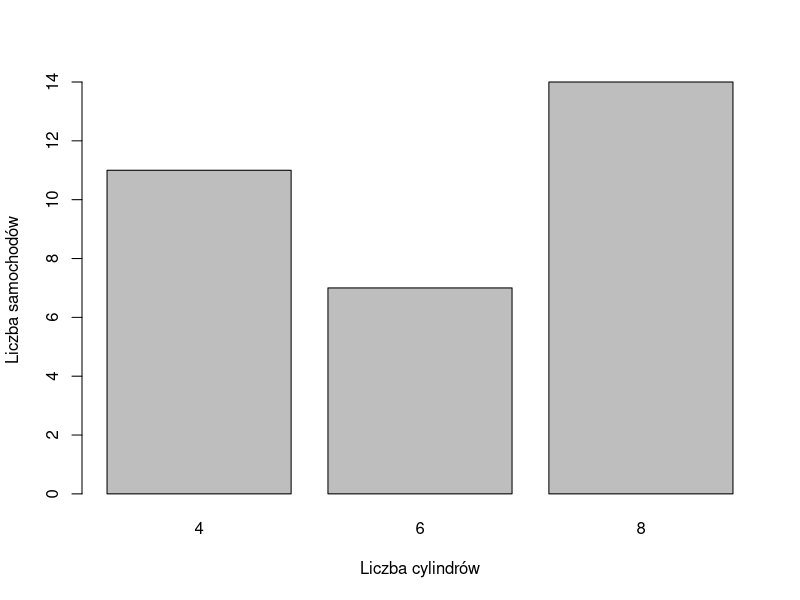
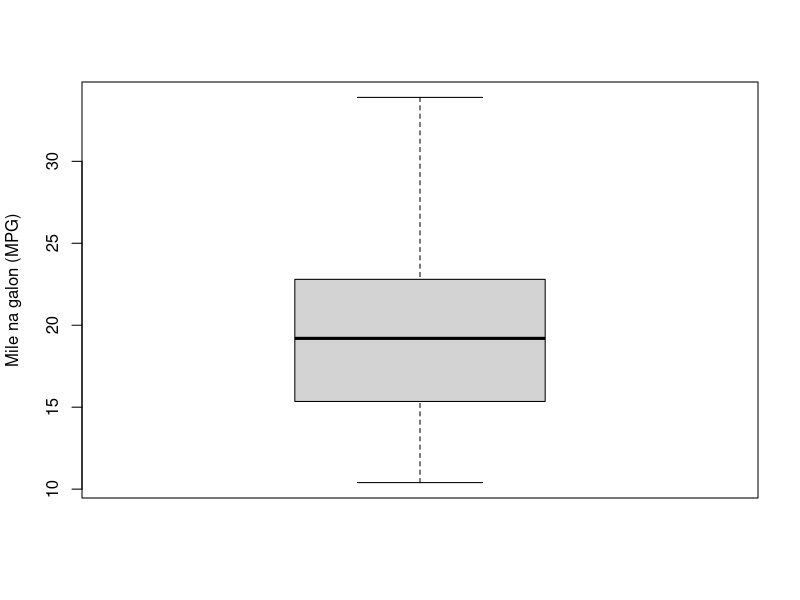
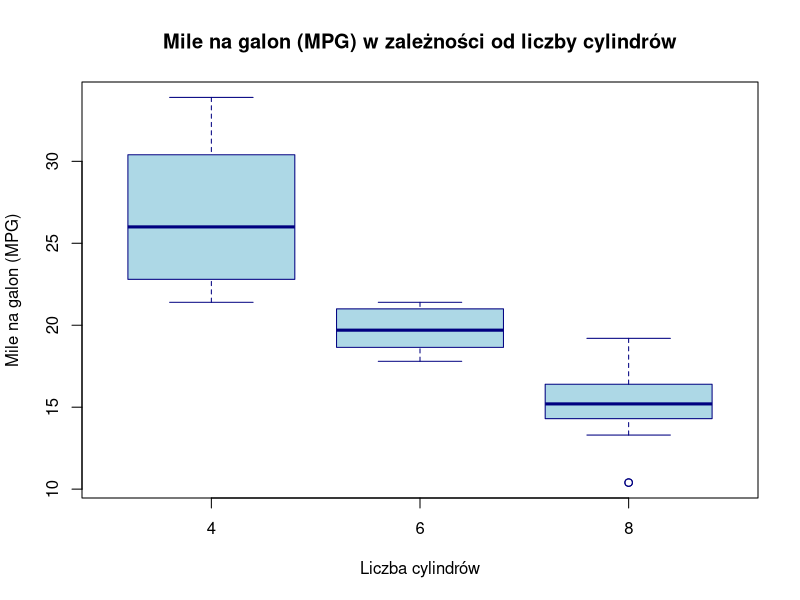
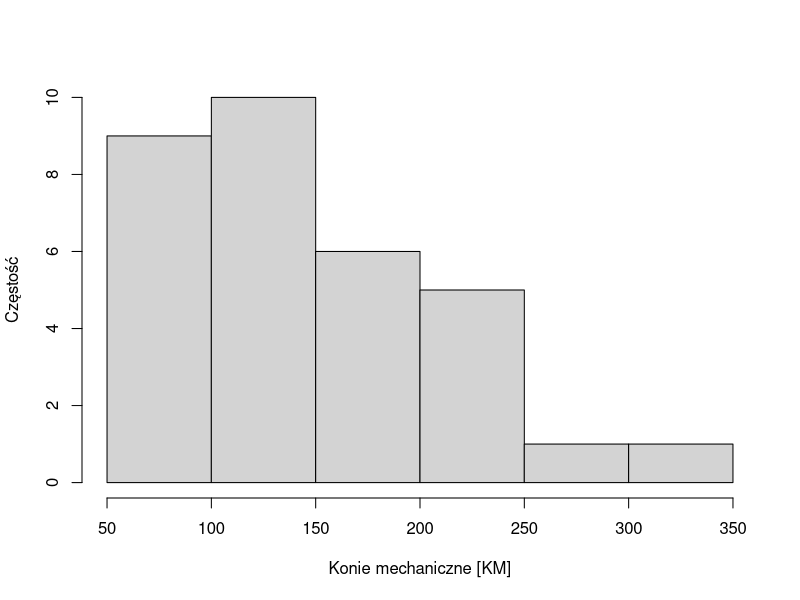
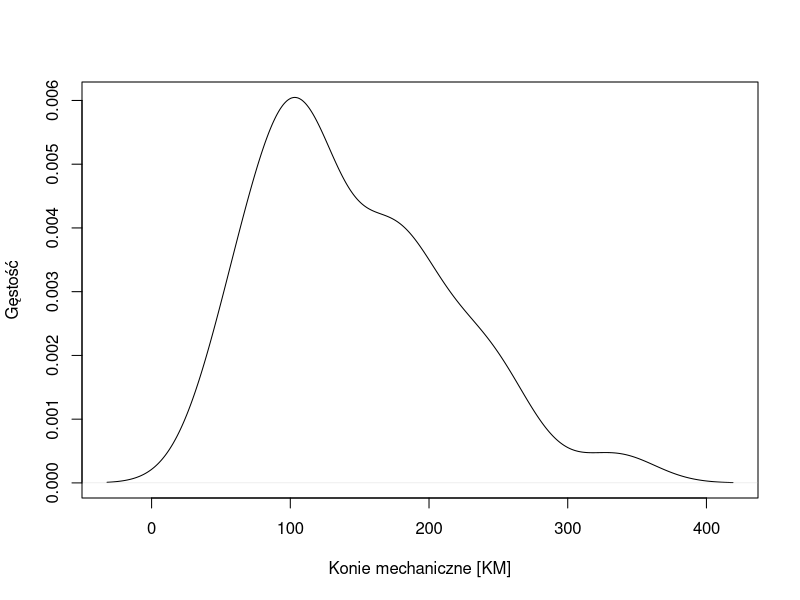
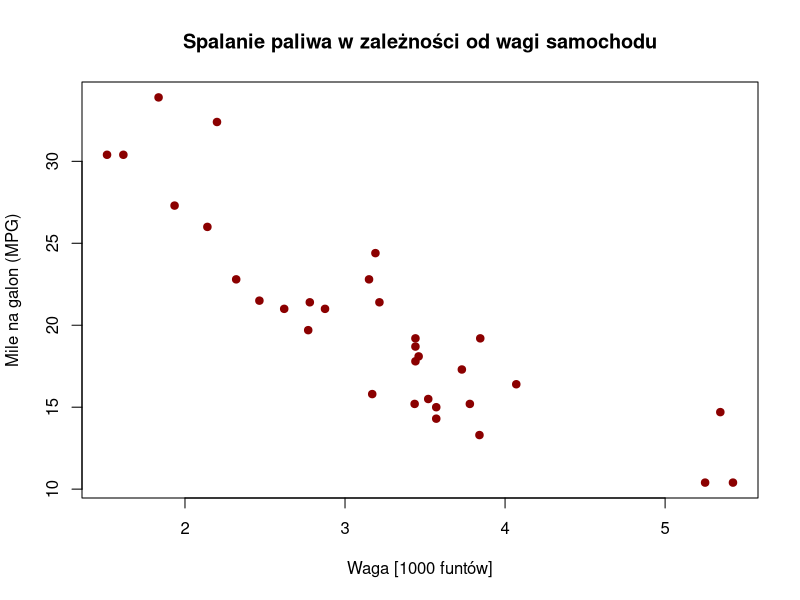
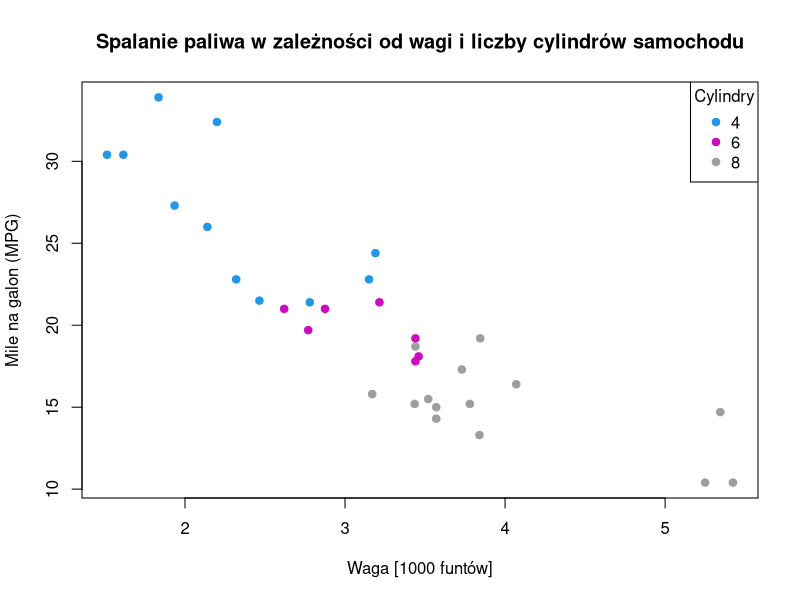

Reproduce these figures in R, in order.
## ---- chunk 1
x = 10           # liczba
imie = "Tomek"   # tekst
## ---- chunk 2
x
print(imie)
## ---- chunk 3
typeof(10.1)
typeof(10)
typeof("Tomek")
typeof(TRUE)
## ---- chunk 4
typeof(10L)
## ---- chunk 5
# stworzenie wektora liczbowego
vec = c(1, 2, 3, 4, 5)
vec
## ---- chunk 6
vec = 1:5 # sekwencja
vec
## ---- chunk 7
# stworzenie wektora tekstowego
vec = c("a", "b", "c", "d", "e")
vec
## ---- chunk 8
# selekcja poprzez indeks
vec[3]
vec[1:3]
vec[-5]
## ---- chunk 9
fct = factor(c("Drzewo", "Skała", "Budynek", "Drzewo", "Drzewo"))

length(fct)  # liczba wszystkich elementów w wektorze
nlevels(fct) # liczba kategorii
levels(fct)  # wyświetl kategorie
## ---- chunk 10
mat = matrix(1:9, ncol = 3)
mat
## ---- chunk 11
# selekcja pierwszego wiersza
mat[1, ]

# selekcja pierwszej kolumny
mat[, 1]
## ---- chunk 12
lst = list(imie = "Ania", wiek = 25, oceny = c(4, 4, 5), czy_student = TRUE)
lst
## ---- chunk 13
lst$imie

lst["oceny"]   # zwrócona jest lista

lst[["oceny"]] # zwrócony jest wektor
## ---- chunk 14
lst = list(
  osoba1 = list(imie = "Ania", wiek = 25),
  osoba2 = list(imie = "Andrzej", wiek = 30)
)

lst$osoba1$wiek # wiek pierwszej osoby
## ---- chunk 15
df = data.frame(
  imie = c("Ania", "Andrzej"), 
  wiek = c(25, 30),
  miasto = c("Warszawa", "Kraków")
)
df
## ---- chunk 16
df$imie

df$imie[1]

df[1, 1]

df[df$wiek == 25, "imie"]
## ---- chunk 17
a = 10
b = 3
## ---- chunk 18
a + b
a - b
a * b
a / b
a %% b
a ^ b
## ---- chunk 19
a = 10
b = 3
## ---- chunk 20
a == b
a != b
a < b
a > b
## ---- chunk 21
vec = c(1, 2, 3, 4, 5)
vec

# zwraca wartość logiczną dla każdego elementu
vec >= 3

# zwraca tylko te elementy, które spełniają warunek
vec[vec >= 3]
## ---- chunk 22
a = 10
a > 0 & a < 100
## ---- chunk 23
TRUE & FALSE
TRUE | FALSE
## ---- chunk 24
# wylosuj 5 liczb z zakresu od 1 do 10
sample(1:10, size = 5)

# stwórz sekwencję liczb od 1 do 10
seq(1, 10, by = 1)

# wylosuj 5 liczb (rozkład normalny)
rnorm(5)

# wylosuj 5 liczb (rozkład jednostajny)
runif(5)

# powtórz cały wektor 3 razy
rep(c(1, 2), times = 3)

# powtórz każdy element 3 razy
rep(c(1, 2), each = 3)

# odwróć kolejność
rev(c("a", "b", "c"))

# sortuj elementy wektora
sort(c(4, 1, 3, 2), decreasing = FALSE)

# zaokrąglij liczbę do części setnej
round(1.1833, digits = 2)
## ---- chunk 25
# wczytanie danych do sesji
mtcars = mtcars

# struktura danych
str(mtcars)
## ---- chunk 26
# zlicz wystąpienia dla każdego cylindra (grupy)
cyl_counts = table(mtcars$cyl)
cyl_counts
## ---- chunk 27
barplot(cyl_counts, xlab = "Liczba cylindrów", ylab = "Liczba samochodów")
## ---- chunk 28
boxplot(mtcars$mpg, ylab = "Mile na galon (MPG)")
## ---- chunk 29
boxplot(mpg ~ cyl, data = mtcars,
        main = "Mile na galon (MPG) w zależności od liczby cylindrów",
        xlab = "Liczba cylindrów",
        ylab = "Mile na galon (MPG)",
        col = "lightblue",
        border = "navy")
## ---- chunk 30
hist(mtcars$hp, xlab = "Konie mechaniczne [KM]", ylab = "Częstość", main = NULL)
## ---- chunk 31
d = density(mtcars$hp)
plot(d, main = NA, xlab = "Konie mechaniczne [KM]", ylab = "Gęstość")
## ---- chunk 32
plot(mtcars$wt, mtcars$mpg, 
     main = "Spalanie paliwa w zależności od wagi samochodu",
     xlab = "Waga [1000 funtów]",
     ylab = "Mile na galon (MPG)",
     pch = 19, # kształt punktu
     col = "darkred")
## ---- chunk 33
plot(mtcars$wt, mtcars$mpg, 
     main = "Spalanie paliwa w zależności od wagi i liczby cylindrów samochodu",
     xlab = "Waga [1000 funtów]",
     ylab = "Mile na galon (MPG)",
     pch = 19,
     col = mtcars$cyl)

legend("topright",
       legend = sort(unique(mtcars$cyl)),
       col = sort(unique(mtcars$cyl)),
       pch = 19,
       title = "Cylindry")
